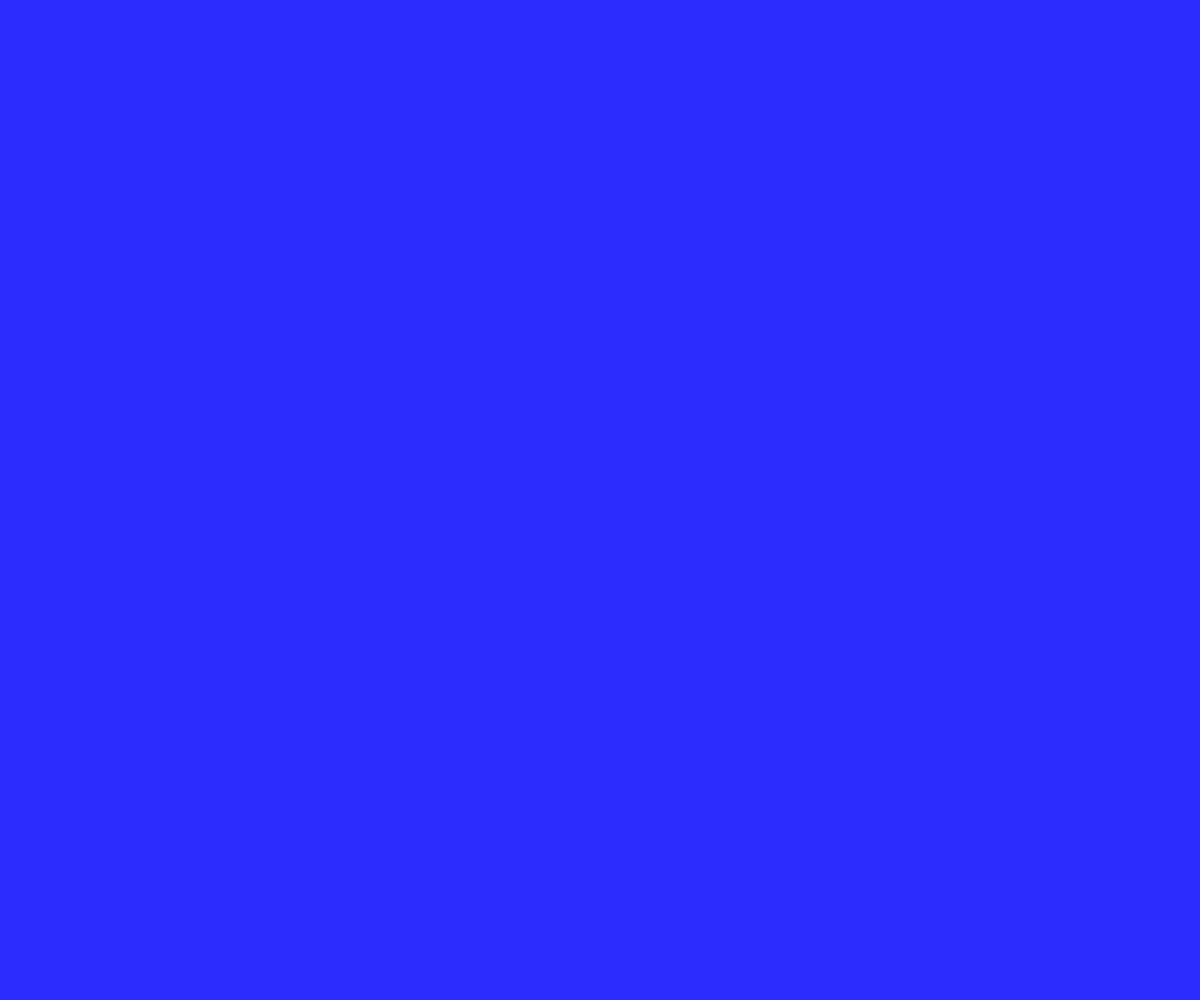
Frame 1 (no input)
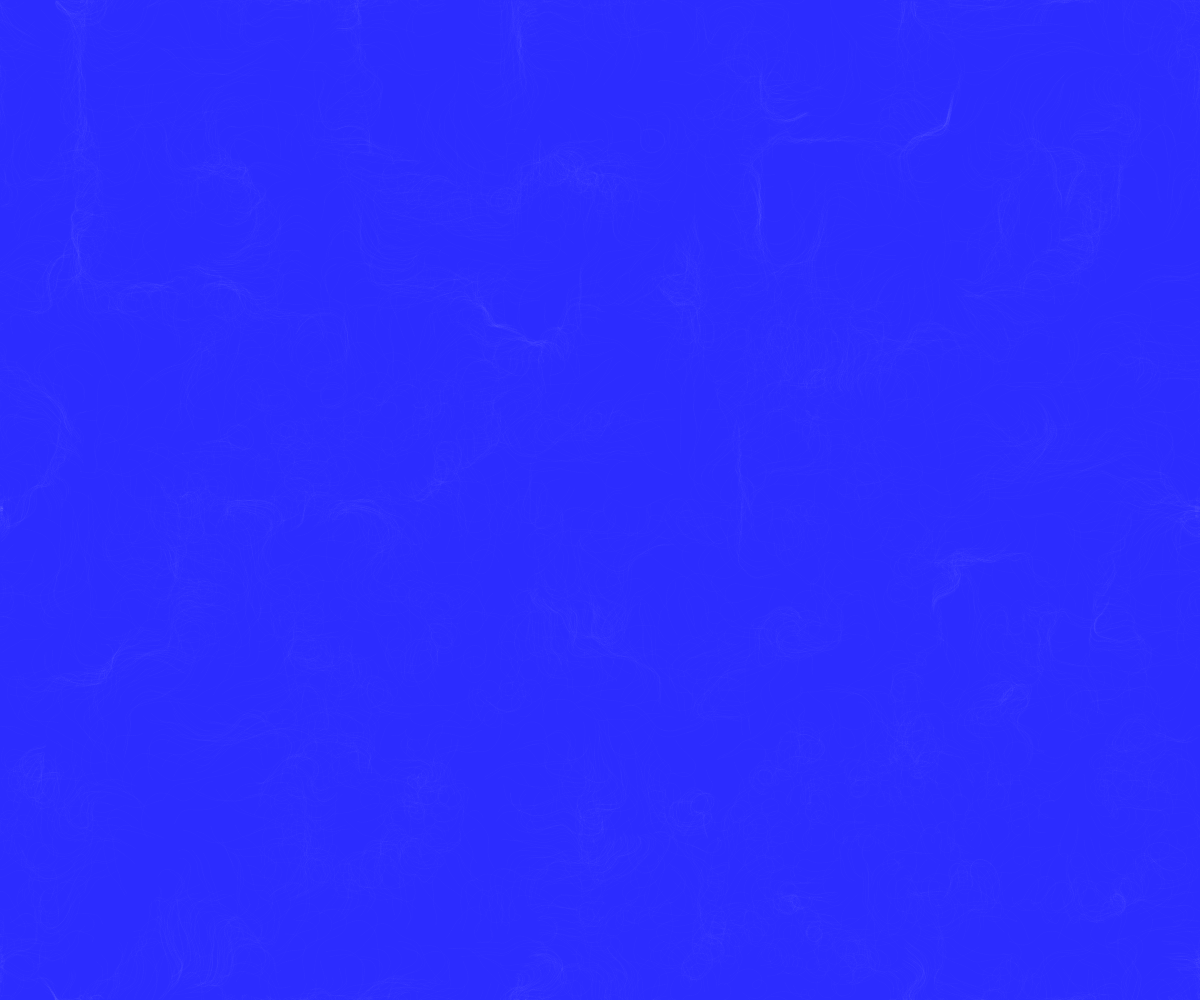
Frame 60 (no input)
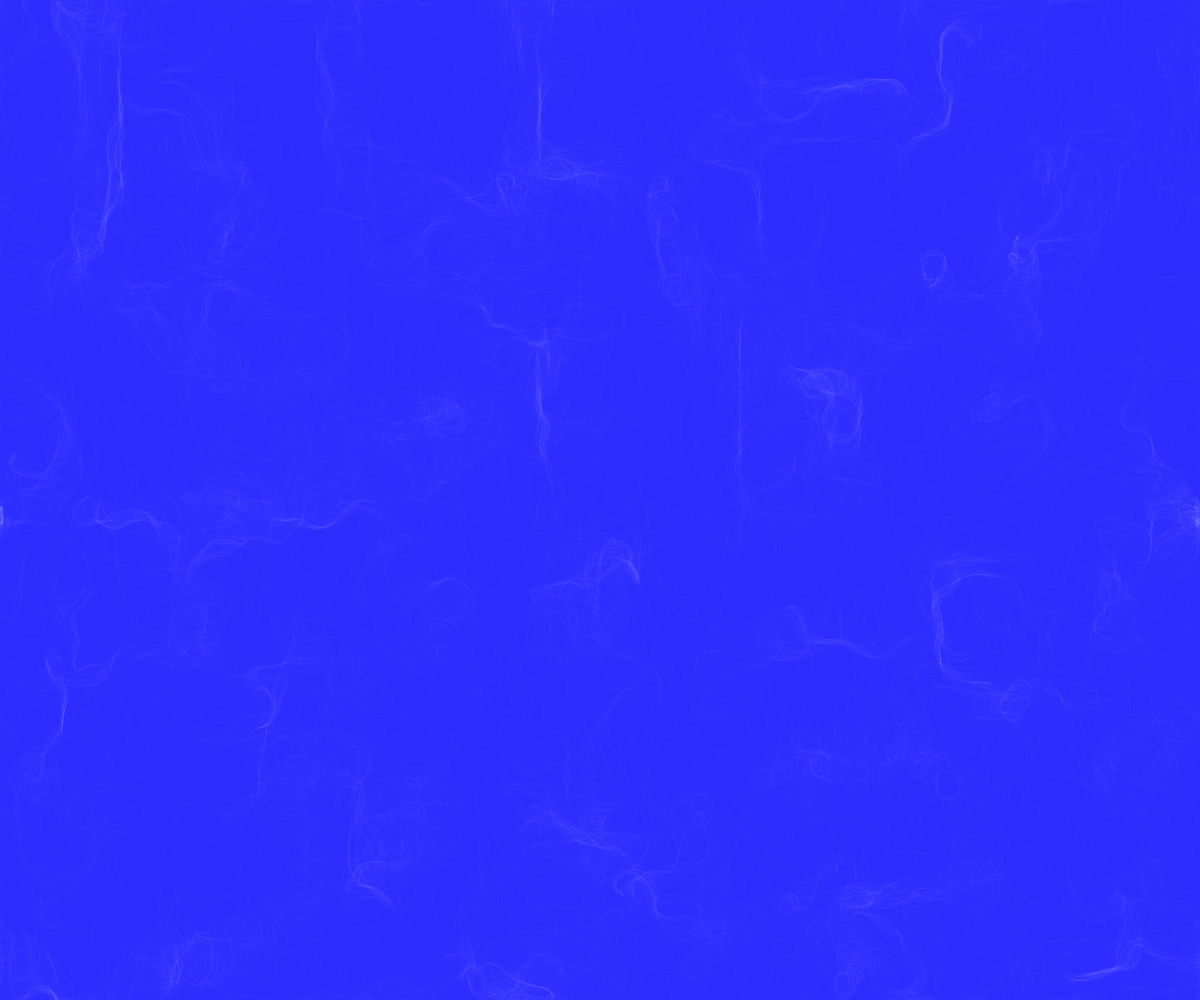
Frame 120 (the mouse pressed at the canvas centre since frame 60)

The p5.js sketch that drew these frames (run headless with seeded random() and noise() and a simulated clock; from frame 60 on, the mouse is pressed at the canvas centre):

// p5.js sketch
// ── sketch.js
var inc = 0.1;
var scl = 20;
var cols, rows;

var zoff = 0;

var fr;

var particles = [];

var flowfield;

function setup() {
  createCanvas(windowWidth, windowHeight);
  cols = floor(width / scl);
  rows = floor(height / scl);
  fr = createP("");

  background("#2c2cff");

  flowfield = new Array(cols * rows)

  for (var i = 0; i < 5000; i++) {
  particles[i] = new Particle();
  }
}

function draw() {
  // background("blue");
  var yoff = 0;
  for (var y = 0; y < rows; y++) {
    var xoff = 0;
    for (var x = 0; x < cols; x++) {
      var index = x + y * cols;
      var angle = noise(xoff, yoff, zoff) * TWO_PI * 4;
      var v = p5.Vector.fromAngle(angle);
      v.setMag(0.5);
      flowfield[index] = v;
      xoff += inc;
      stroke(0, 50);

      // push();
      // translate(x * scl, y * scl);
      // rotate(v.heading());
      // strokeWeight(1)
      // line(0, 0, scl, 0)
      // pop();
     
    }
    yoff += inc;
    zoff += 0.0003;
  }
  
  for (var i = 0; i < particles.length; i++) {
  particles[i].follow(flowfield);
  particles[i].update();
  particles[i].edges();
  particles[i].show();
  }

  fr.html(floor(frameRate()))
}


// ── particle.js
function Particle(){
    this.pos = createVector(random(width), random(height));
    this.vel = createVector(0,0);
    this.acc = createVector(0,0);
    this.maxspeed = 2;

    this.prevPos = this.pos.copy();

    this.update = function(){
        this.vel.add(this.acc);
        this.vel.limit(this.maxspeed);
        this.pos.add(this.vel);
        this.acc.mult(0);
    }

    this.follow = function(vectors) {
        var x = floor(this.pos.x / scl);
        var y = floor(this.pos.y / scl);
        var index = x + y * cols ;
        var force = vectors[index];
        this.applyForce(force);
    }

    this.applyForce = function(force) {
        this.acc.add(force);
    }

    this.show = function() {
        stroke(255, 3);
        strokeWeight(1);
        // point(this.pos.x, this.pos.y);
        line(this.pos.x, this.pos.y, this.prevPos.x, this.prevPos.y);
        this.updatePrev();
    }

    this.updatePrev = function() {
        this.prevPos.x = this.pos.x;
        this.prevPos.y = this.pos.y;
    }

    this.edges = function() {
        if (this.pos.x > width) {
            this.pos.x = 0;
            this.updatePrev();
        }
        if (this.pos.x < 0) {
            this.pos.x = width;
            this.updatePrev();
        }
        if (this.pos.y > height) {
            this.pos.y = 0;
            this.updatePrev();
        }
        if (this.pos.y < 0) {
            this.pos.y = height;
            this.updatePrev();
        }

    }
}
